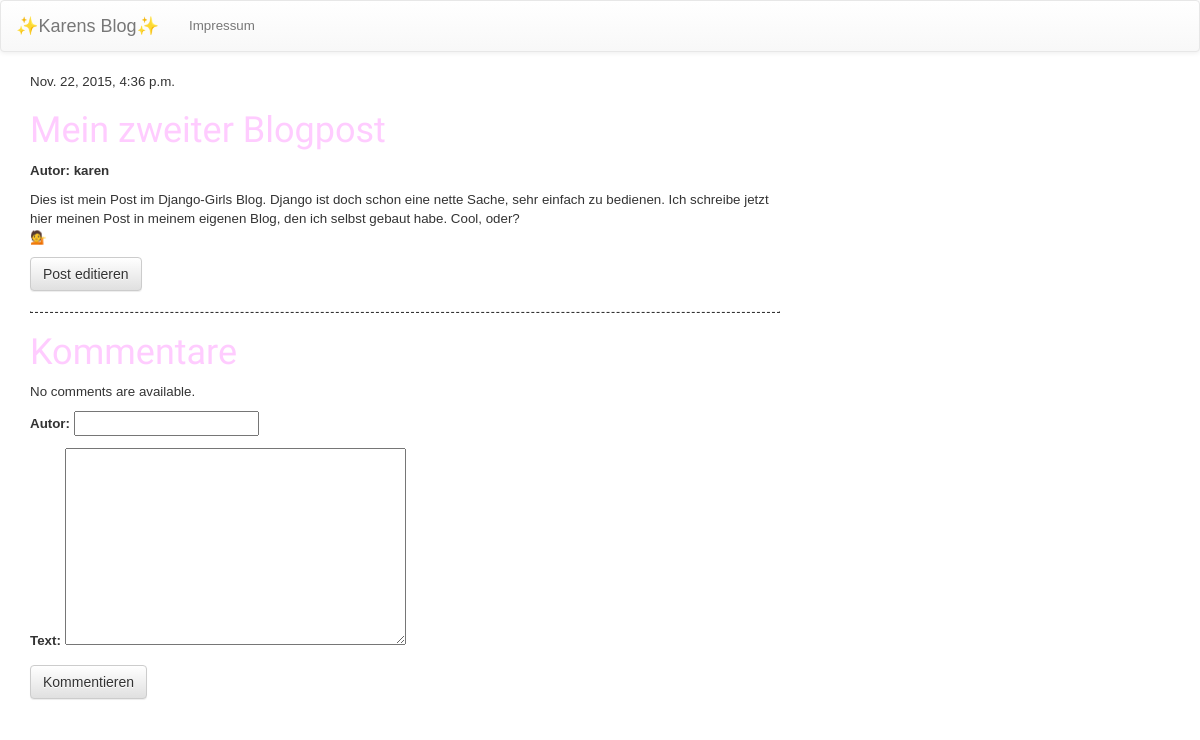
The app's page /blog/post/2/ with its own data.
### blog/models.py (models this page shows, shortened)
class Post(models.Model):
    author = models.ForeignKey('auth.User')
    title = models.CharField(max_length=200)
    text = models.TextField()
    created_date = models.DateTimeField(
            default=timezone.now)
    published_date = models.DateTimeField(
            blank=True, null=True)

### blog/views.py (the view)
# urls.py: url(r'^post/(?P<pk>[0-9]+)/$', views.post_detail, name='post_detail'),
def post_detail(request, pk):
    post = get_object_or_404(Post, pk=pk)
    if request.method == "POST":
        form = CommentForm(request.POST)
        if form.is_valid():
            comment = form.save(commit=False)
            comment.post = post
            comment.save()
    comments_list = Comment.objects.filter(post=post)
    form = CommentForm()
    return render(request, 'post_detail.html',
    {'post': post, 'comments_list': comments_list, 'form': form})

### blog/forms.py
class CommentForm(forms.ModelForm):
    class Meta:
        model = Comment
        fields = ('author', 'text',)

### blog/templates/post_detail.html
{% extends 'base.html' %}
{% block content %}
    <div class="post">
        {% if post.published_date %}
            <div class="date">
                {{ post.published_date }}
            </div>
        {% endif %}
        <h1>{{ post.title }}</h1>
        <b>Autor: {{ post.author }}</b>
        <p>{{ post.text|linebreaks }}</p>
        <a class="btn btn-default" href="{% url 'post_edit' pk=post.pk %}">Post editieren</a>
    </div>
    <hr/>
    <h1>Kommentare</h1>
    <div class="comment">
      {% if comments_list %}
      <div>
        {% for comment in comments_list %}
        <div>
          <b>Autor: {{ comment.author }}</b>
          <p>{{ comment.text|linebreaks }}</p>
          <hr/>
        </div>
        {% endfor %}
      </div>
      {% else %}
      <p>No comments are available.</p>
      {% endif %}
      <form method="POST" class="post-form">{% csrf_token %}
          {{ form.as_p }}
          <button type="submit" class="save btn btn-default">Kommentieren</button>
      </form>
    </div>
{% endblock %}

### blog/static/css/blog.css (style rules this page uses)
h1, h1 a, h1 a:hover { color: #ffccff; text-decoration: none; font-family: 'Fredericka the Great', cursive; }
body { font-family: sans-serif; background-color: #ffffff; font-size: 10pt; }
hr { border-width: 1px; border-style: dashed; }

### records on screen
Post: published_date "Nov. 22, 2015, 4:36 p.m.", title "Mein zweiter Blogpost", author "karen", text "Dies ist mein Post im Django-Girls Blog. Django ist doch schon eine nette Sache, sehr einfach zu bedienen. Ich schreibe jetzt hier meinen Post in meinem eigenen Blog, den ich selbst gebaut habe. Cool, oder? 💁"
